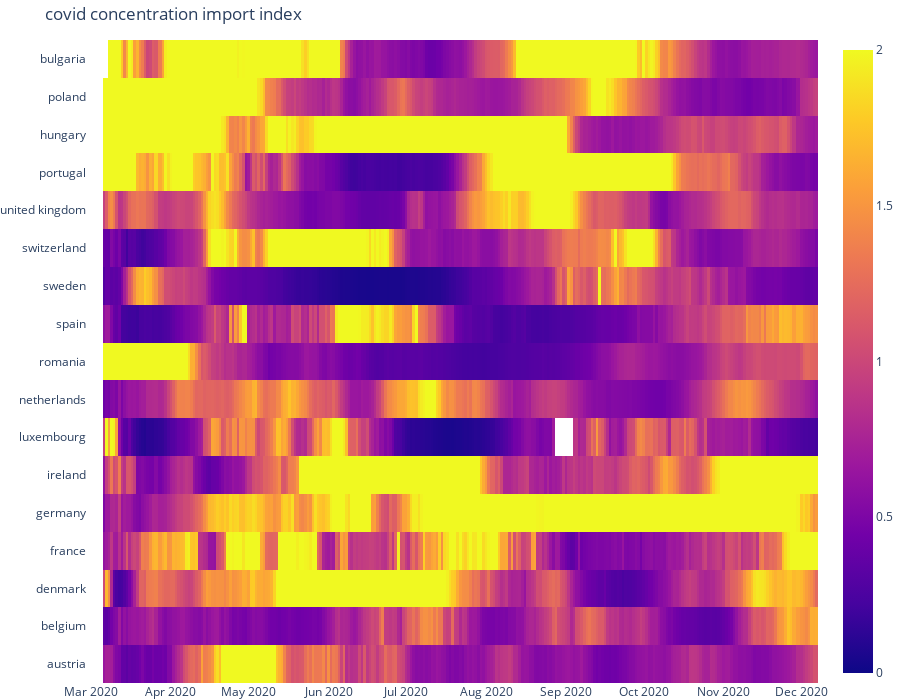

This figure's notebook cell:
### Code cell
def plot_covid_import_concentration_heat_map():
    plots = []

    indices = []
    labels = []
    dates = df_in[df_in.end_name == 'belgium'].date.values
    n = len(dates)

    for c in eu_countries:
        dfc = df_in[df_in.end_name == c]
   
        travel_counts = dfc['travel_counts'].rolling(7).mean()
        covid_flow = dfc['covid_flow'].rolling(7).mean()
        covid_per_million_in = 1000000*covid_flow/travel_counts
                                                       
        index = covid_per_million_in / dfc['end_new_cases_smoothed_per_million']
        
        if (len(index) == n):
            indices.append(index)
            labels.append(c)
 
    import plotly.graph_objects as go

    fig = go.Figure(data=go.Heatmap(
                       z=indices,
                       x=dates,
                       y=labels,
                       hoverongaps = False,zmin=0,zmax=2))
    fig.update_layout(xaxis_showgrid=False, yaxis_showgrid=False)
    fig.update_layout(template="plotly_white", height=700, margin=dict(l=0, r=0, t=40, b=0),title="covid concentration import index")
    return fig
plot_covid_import_concentration_heat_map().show()

### Figure 1 — Plotly figure (JSON) as saved in the notebook; plotly's stock layout.template omitted (floating-point values rounded to 4 significant figures; data arrays with more than 128 entries replaced by an {"elided": "..."} marker saying what was removed)
{"data": [{"hoverongaps": false, "type": "heatmap", "x": {"elided": "281 str values"}, "y": ["austria", "belgium", "denmark", "france", "germany", "ireland", "luxembourg", "netherlands", "romania", "spain", "sweden", "switzerland", "united kingdom", "portugal", "hungary", "poland", "bulgaria"], "z": {"elided": "17x281 float values"}, "zmax": 2, "zmin": 0}], "layout": {"height": 700, "margin": {"b": 0, "l": 0, "r": 0, "t": 40}, "title": {"text": "covid concentration import index"}, "xaxis": {"showgrid": false}, "yaxis": {"showgrid": false}}}
